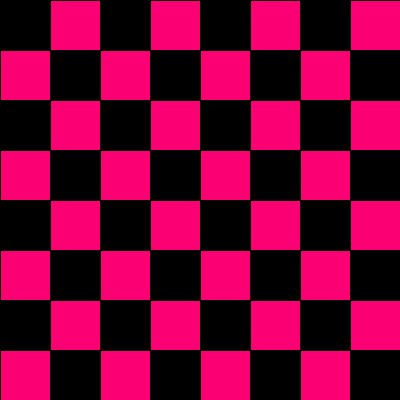
Frame 1 (no input)
Frame 60 (the mouse pressed at the canvas centre just before this capture): identical to frame 1, image omitted
Frame 120 (the mouse held since frame 60 and released just before this capture): identical to frame 1, image omitted

The Processing sketch that drew this single still picture (run headless with seeded random() and noise(); from frame 60 on, the mouse is pressed at the canvas centre):

// Processing sketch: processing_58807
// ── processing_58807.pde

//Candice Ferreira Ps1 Question 5
// checker board
void setup () {
size (400,400);
}

void draw () {
  
for (int o=0; o<8; o++) {  
for (int n=0; n<8; n++){
  
fill(0);  
if (o % 2 == 0) {
if ( n % 2 == 0 ) {


}

else {
  fill(250, 0, 114);}}
  
if (n % 2 == 0){
if (o % 2 ==1){
  fill(250, 00, 114);}}

rect(50*o, 50*n, 50, 50);
}
}
}
